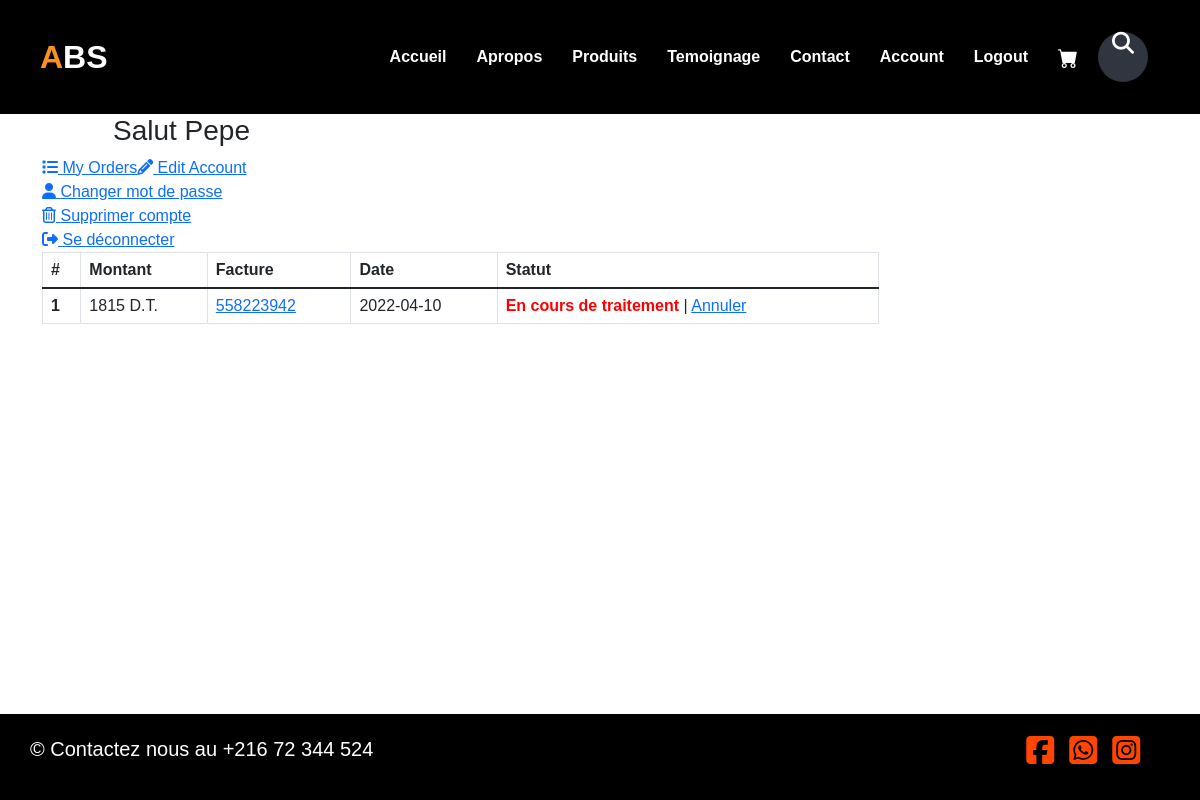
Page /customer/my_account.php?my_orders (signed in) on the committed database.
### tables this page shows
CREATE TABLE `customers` (
  `customer_id` int(11) NOT NULL,
  `customer_name` text NOT NULL,
  `customer_email` text NOT NULL,
  `customer_pass` text NOT NULL,
  `customer_address` text NOT NULL
);

CREATE TABLE `orders` (
  `invoice_no` int(10) NOT NULL,
  `date` date NOT NULL DEFAULT current_timestamp(),
  `due_amount` decimal(10,0) NOT NULL,
  `customer_id` int(11) NOT NULL,
  `order_status` text NOT NULL
);

### customer/my_orders.php (the view)
<div class="table-responsive" >
    <table class="table table-bordered table-hover" >
        <thead>
            <tr>
                <th>#</th>
                <th>Montant</th>
                <th>Facture</th>
                <th>Date</th>
                <th>Statut</th>
            </tr>
        </thead>
        <tbody>
            <?php
            $customer_session = $_SESSION['customer_email'];
            $get_customer = "select * from customers where customer_email='$customer_session'";
            $run_customer = mysqli_query($con,$get_customer);
            $row_customer = mysqli_fetch_array($run_customer);
            $customer_id = $row_customer['customer_id'];
            $get_orders = "select * from orders where customer_id='$customer_id'";
            $run_orders = mysqli_query($con,$get_orders);
            $i = 0;
            while($row_orders = mysqli_fetch_array($run_orders)){
                $invoice_no = $row_orders['invoice_no'];
                $due_amount = $row_orders['due_amount'];
                $order_date = substr($row_orders['date'],0,11);
                $order_status = $row_orders['order_status'];
                $i++;
                if($order_status=='pending'){
                     $order_status = '<b style="display:inline;color:red;">En cours de traitement</b> | <a href="cancel_order.php?cancel_id='.$invoice_no.'"> Annuler</a>';
                }
                else{
                    $order_status = "<b style='color:green;'>Complète</b>";
                }
                ?>
            <tr>
                <th><?php echo $i; ?></th>
                <td><?php echo $due_amount; ?> D.T.</td>
                <td><a href="my_account.php?commande=<?php echo $invoice_no ;?>"><?php echo $invoice_no; ?></a></td>
                <td><?php echo $order_date; ?></td>
                <td><?php echo $order_status; ?></td>
            </tr>
            <?php } ?>
        </tbody>
    </table>
</div>

### customer/requires/sidebar.php
<div class="panel panel-default sidebar-menu">
    <div class="panel-heading">
        <?php
            $customer_session = $_SESSION['customer_email'];
            $get_customer = "select * from customers where customer_email='$customer_session'";
            $run_customer = mysqli_query($con,$get_customer);
            $row_customer = mysqli_fetch_array($run_customer);
            $customer_name = $row_customer['customer_name'];
            if(!isset($_SESSION['customer_email'])){
            }
            else {
                echo " <h3 align='center' class='panel-title'> Salut $customer_name </h3>";
            }
        ?>
    </div>
    <div class="panel-body">
        <ul class="nav nav-pills nav-stacked">
            <li class="<?php if(isset($_GET['my_orders'])){ echo "active"; } ?>">
                <a href="my_account.php?my_orders"> <i class="fa fa-list"> </i> My Orders </a>
            </li>
            <li class="<?php if(isset($_GET['edit_account'])){ echo "active"; } ?>">
                <a href="my_account.php?edit_account"> <i class="fa fa-pencil"></i> Edit Account </a>
            </li>
            <li class="<?php if(isset($_GET['change_pass'])){ echo "active"; } ?>">
                <a href="my_account.php?change_pass"> <i class="fa fa-user"></i> Changer mot de passe </a>
            </li>
            <li class="<?php if(isset($_GET['delete_account'])){ echo "active"; } ?>">
                <a href="my_account.php?delete_account"> <i class="fa fa-trash-o"></i> Supprimer compte </a>
            </li>
            <li>
                <a href="logout.php"> <i class="fa fa-sign-out"></i> Se déconnecter </a>
            </li>
        </ul>
    </div>
</div>

### customer/requires/style.css (style rules this page uses)
* { margin: 0px; padding: 0px; box-sizing: border-box; font-family: 'poppins', sans-serif; scroll-behavior: smooth; }

### rows in the picture
customers: customer_name "Pepe"
orders: due_amount "1815", invoice_no "558223942", date "2022-04-10"
